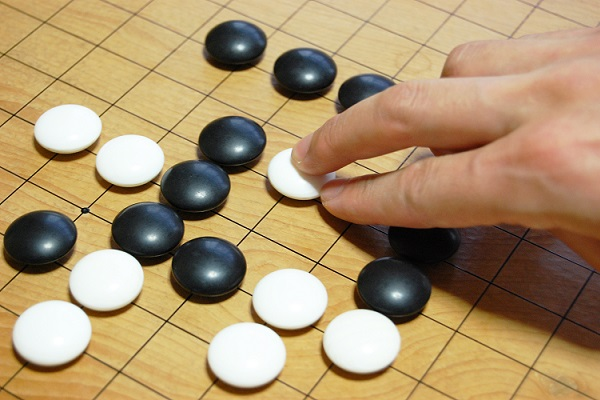
#> input picture report4/igo.jpg, 600 x 400 px
$ python rep4-2.py
#> lines starting #> are read from the running program, lines starting #| are printed output that depends on the picture; after the words box and inside, x2 and y2 are one past the last pixel; in counts of white or black regions, pixels touching at a corner belong together
import cv2
from matplotlib import pyplot as plt

image1_path = "./igo.jpg"           #画像パス指定
image1 = cv2.imread(image1_path,0)      #画像読み込み(0でグレースケール,1でカラー)
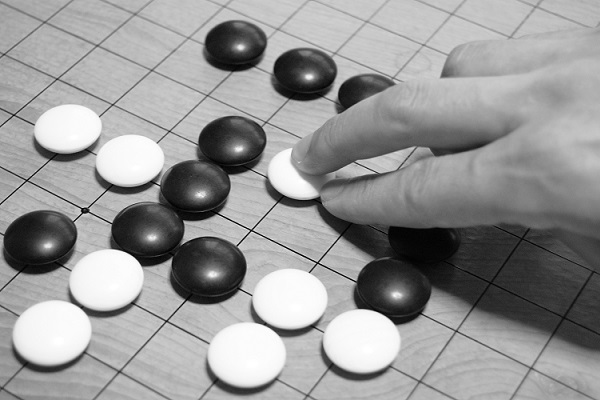
#> image1: shape (400, 600); min 0, max 255, mean 150.6

image_max = 255 #最大輝度値

# 適応的閾値処理による二値化
image1_binary = cv2.adaptiveThreshold(image1, image_max, cv2.ADAPTIVE_THRESH_GAUSSIAN_C, cv2.THRESH_BINARY, 39, 2)
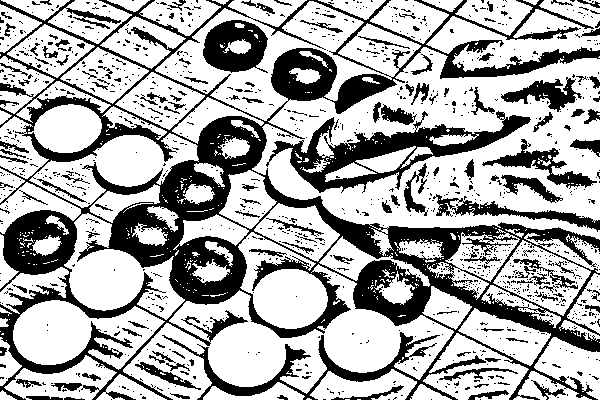
#> image1_binary: shape (400, 600); 67.1% white; 1180 black regions (1050 under 20 px), largest, box (x1, y1, x2, y2) and area: (0, 0, 600, 400) 53438, (266, 111, 531, 193) 5986, (203, 20, 268, 73) 2325

"""
cv2.threshold()の
第一引数は二値化する画像
第二引数は最大輝度値
第三引数は閾値計算のタイプ
第四引数は閾値処理のタイプ
第五引数は局所領域のサイズ(奇数である必要がある)
第六引数は閾値から引く値
"""

image1_path_output = "./igo.png"            #出力画像のパス
cv2.imwrite(image1_path_output, image1_binary)   #保存

fig = plt.figure()  #グラフのインスタンス化
ax1 = fig.add_subplot(111)

ax1.imshow(image1_binary, cmap = 'gray')
fig.tight_layout()
plt.show()
plt.close()
